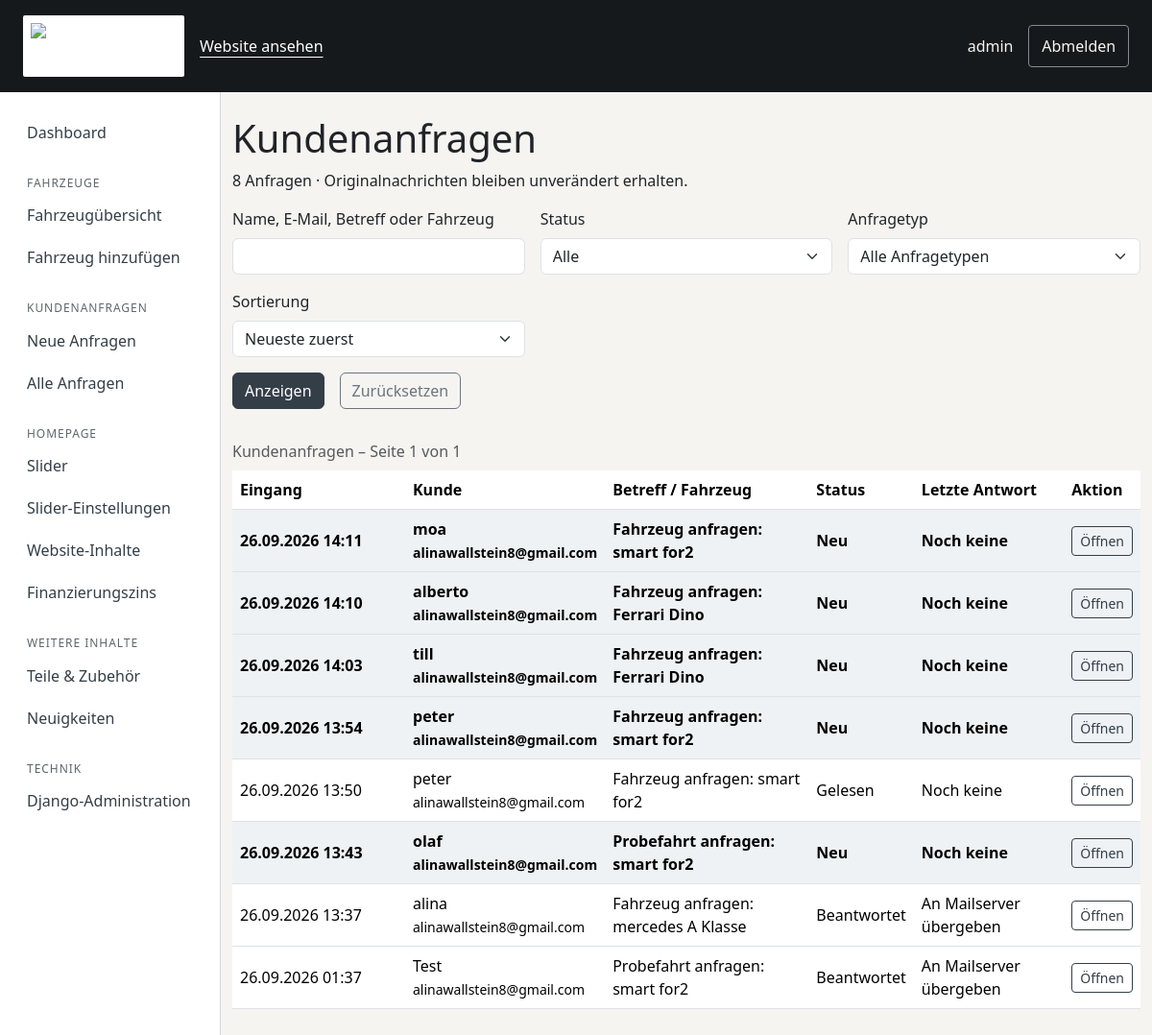
Page /verwaltung/anfragen/ (signed in) on the earlier database version.
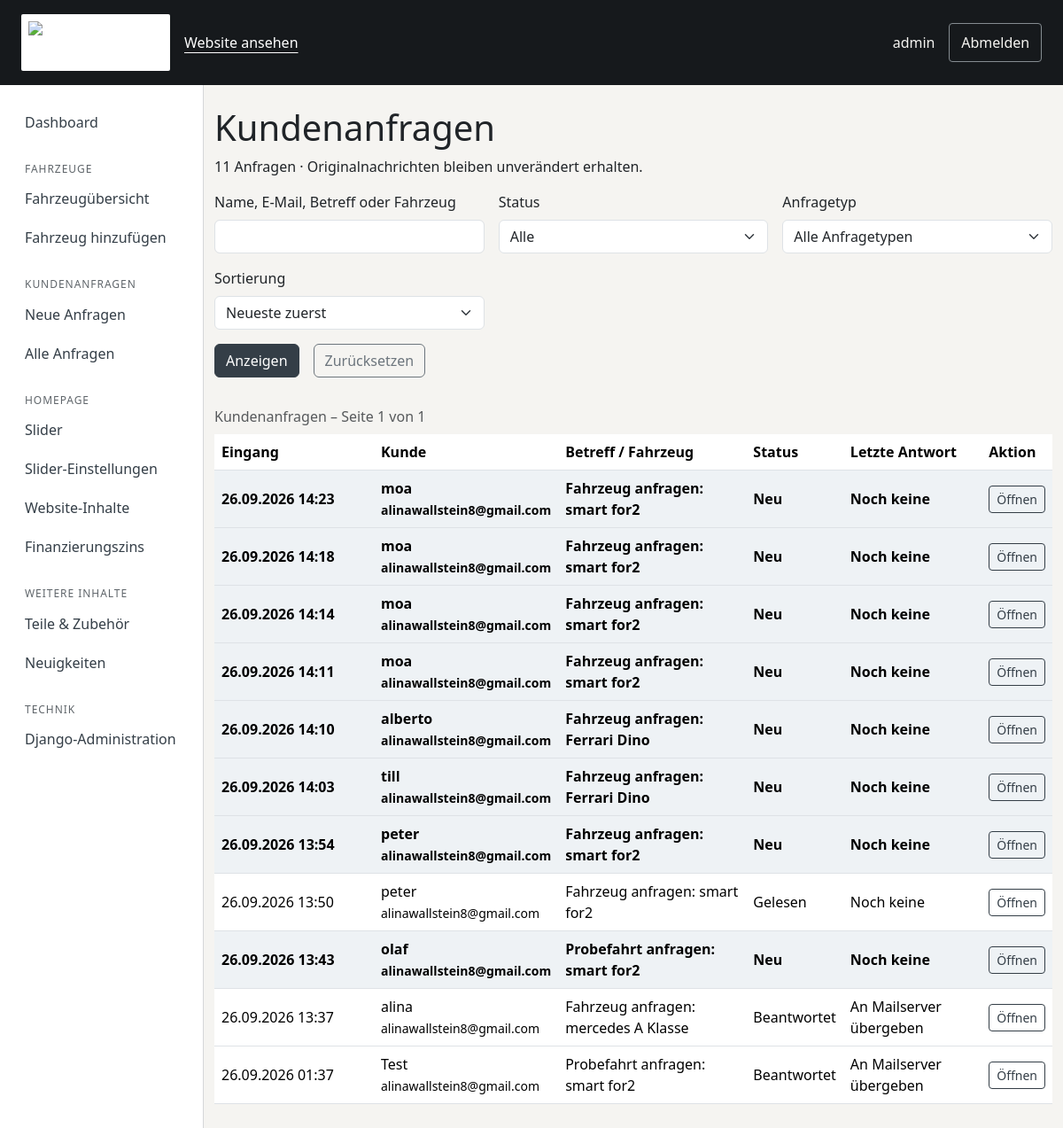
Same page on the later database version.
### vehicles/models.py (models this page shows, shortened)
class CustomerInquiry(models.Model):
    status = models.CharField('Status', max_length=20, choices=InquiryStatus.choices, default=InquiryStatus.NEW, db_index=True)
    subject = models.CharField('Betreff', max_length=300, blank=True, editable=False)
    inquiry_type = models.CharField(
        max_length=30,
        choices=[("vehicle_request", "Fahrzeug anfragen"), ("test_drive", "Probefahrt anfragen"), ("financing_request", "Finanzierung anfragen")],
        default="vehicle_request",
    )
    vehicle = models.ForeignKey(Vehicle, on_delete=models.SET_NULL, blank=True, null=True, related_name="inquiries")
    name = models.CharField(max_length=150)
    email = models.EmailField()
    phone = models.CharField(max_length=50, blank=True)
    message = models.TextField()
    financing_vehicle_price = models.DecimalField(max_digits=12, decimal_places=2, null=True, blank=True, editable=False)
    financing_downpayment = models.DecimalField(max_digits=12, decimal_places=2, null=True, blank=True, editable=False)
    financing_term_months = models.PositiveSmallIntegerField(null=True, blank=True, editable=False)
    financing_annual_rate = models.DecimalField(max_digits=5, decimal_places=2, null=True, blank=True, editable=False)
    financing_monthly_rate = models.DecimalField(max_digits=12, decimal_places=2, null=True, blank=True, editable=False)
    financing_final_payment = models.DecimalField(max_digits=12, decimal_places=2, null=True, blank=True, editable=False)
    created_at = models.DateTimeField(auto_now_add=True)
    updated_at = models.DateTimeField(auto_now=True)
    class Meta:
        ordering = ["-created_at"]
        verbose_name = "Kundenanfrage"
        verbose_name_plural = "Kundenanfragen"
    @property
    def display_subject(self):
        if self.subject:
            return self.subject
        vehicle = f'{self.vehicle.brand} {self.vehicle.model}' if self.vehicle else ''
        return f'{self.get_inquiry_type_display()}{": " + vehicle if vehicle else ""}'[:300]

### vehicles/inquiry_views.py (the view)
@never_cache
@login_required
@permission_required('vehicles.view_customerinquiry', raise_exception=True)
def inquiries(request):
    form = InquiryFilterForm(request.GET)
    items = inquiry_queryset()
    if form.is_valid():
        query = form.cleaned_data['q']
        if query:
            items = items.filter(Q(name__icontains=query) | Q(email__icontains=query) |
                Q(subject__icontains=query) | Q(vehicle__brand__icontains=query) | Q(vehicle__model__icontains=query))
        if form.cleaned_data['status']:
            items = items.filter(status=form.cleaned_data['status'])
        if form.cleaned_data['inquiry_type']:
            items = items.filter(inquiry_type=form.cleaned_data['inquiry_type'])
        items = items.order_by('created_at', 'pk') if form.cleaned_data['order'] == 'oldest' else items.order_by('-created_at', '-pk')
    else:
        items = items.none()
    latest_reply = InquiryReply.objects.filter(inquiry_id=OuterRef('pk')).order_by('-created_at', '-pk')
    items = items.annotate(latest_reply_status=Subquery(latest_reply.values('status')[:1]))
    query = request.GET.copy()
    query.pop('page', None)
    return render(request, 'management/inquiry_list.html', {
        'form': form, 'page_obj': Paginator(items, 20).get_page(request.GET.get('page')), 'page_query': query.urlencode(),
    })

### vehicles/inquiry_forms.py
class InquiryFilterForm(forms.Form):
    q = forms.CharField(label='Name, E-Mail, Betreff oder Fahrzeug', required=False, max_length=200,
                        widget=forms.TextInput(attrs={'class': 'form-control', 'type': 'search'}))
    status = forms.ChoiceField(label='Status', required=False,
        choices=[('', 'Alle')] + list(InquiryStatus.choices), widget=forms.Select(attrs={'class': 'form-select'}))
    inquiry_type = forms.ChoiceField(label='Anfragetyp', required=False,
        choices=[('', 'Alle Anfragetypen')] + list(CustomerInquiry._meta.get_field('inquiry_type').choices),
        widget=forms.Select(attrs={'class': 'form-select'}))
    order = forms.ChoiceField(label='Sortierung', required=False,
        choices=[('newest', 'Neueste zuerst'), ('oldest', 'Älteste zuerst')],
        widget=forms.Select(attrs={'class': 'form-select'}))

### vehicles/content.py (called while the page is built)
def homepage_content(values=None):
    interval = Homepage._meta.get_field("slider_interval").default
    if values is None:
        page = Homepage.objects.filter(pk=1).first()
        values = page.published if page else {}
        interval = page.slider_interval if page else interval
    result = {key: values.get(key, default) for key, label, default, group in TEXT_FIELDS}
    image_ids = [values[key] for key, *_ in IMAGE_FIELDS if isinstance(values.get(key), int)]
    images = HomepageImage.objects.in_bulk(image_ids)
    for key, label, fallback, group in IMAGE_FIELDS:
        asset = images.get(values.get(key))
        result[key] = asset.image.url if asset else (static(fallback) if fallback else '')
    result["slider_interval"] = interval
    return result

def website_content(request):
    if not hasattr(request, '_homepage_content'):
        request._homepage_content = homepage_content()
    return {'site_content': request._homepage_content}

### vehicles/inquiry_views.py (called while the page is built)
def inquiry_queryset():
    return CustomerInquiry.objects.select_related('vehicle')

### templates/management/inquiry_list.html (shortened to what this page needs)
{% extends 'management/base.html' %}
{% block content %}
<section class="container py-4">
    <h1>Kundenanfragen</h1>
    <p>{{ page_obj.paginator.count }} Anfragen · Originalnachrichten bleiben unverändert erhalten.</p>
    <form method="get" class="row g-3 mb-4">
        {% for field in form %}<div class="col-md-4"><label class="form-label" for="{{ field.id_for_label }}">{{ field.label }}</label>{{ field }}{{ field.errors }}</div>{% endfor %}
        <div class="d-flex gap-3"><button class="btn btn-primary" type="submit">Anzeigen</button><a class="btn btn-outline-secondary" href="{% url 'management_inquiries' %}">Zurücksetzen</a></div>
    </form>
    <div class="table-responsive"><table class="table management-table">
        <caption>Kundenanfragen – Seite {{ page_obj.number }} von {{ page_obj.paginator.num_pages }}</caption>
        <thead><tr><th scope="col">Eingang</th><th scope="col">Kunde</th><th scope="col">Betreff / Fahrzeug</th><th scope="col">Status</th><th scope="col">Letzte Antwort</th><th scope="col">Aktion</th></tr></thead>
        <tbody>{% for inquiry in page_obj %}<tr{% if inquiry.status == 'new' %} class="inquiry-new"{% endif %}>
            <td>{{ inquiry.created_at|date:'d.m.Y H:i' }}</td><td>{{ inquiry.name }}<br><small>{{ inquiry.email }}</small></td>
            <td>{{ inquiry.display_subject }}</td><td>{{ inquiry.get_status_display }}</td>
            <td>{% if inquiry.latest_reply_status == 'sent' %}An Mailserver übergeben{% elif inquiry.latest_reply_status == 'failed' %}Fehlgeschlagen{% elif inquiry.latest_reply_status == 'sending' %}Ergebnis offen{% elif inquiry.latest_reply_status == 'test' %}Nur Testbetrieb{% else %}Noch keine{% endif %}</td>
            <td><a class="btn btn-sm btn-outline-primary" href="{% url 'inquiry_detail' inquiry.pk %}">Öffnen</a></td>
        </tr>{% empty %}<tr><td colspan="6">Keine passenden Anfragen vorhanden.</td></tr>{% endfor %}</tbody>
    </table></div>
</section>
{% endblock %}

### templates/management/base.html (shortened to what this page needs)
{% load static %}
<!DOCTYPE html>
<html lang="de">
<head>
    <link href="https://cdn.jsdelivr.net/npm/bootstrap@5.3.3/dist/css/bootstrap.min.css" rel="stylesheet">
    <link href="{% static 'css/management.css' %}?v=slider-editor-5" rel="stylesheet">
    <link href="{% static 'vendor/cropperjs/cropper.min.css' %}" rel="stylesheet">
    <link href="{% static 'css/hero-slider.css' %}?v=slider-9" rel="stylesheet">
</head>
<body>
    <header class="management-header">
        <div class="container-fluid d-flex align-items-center flex-wrap gap-3 px-4 py-3">
            <a href="{% url 'dashboard' %}" class="management-brand"><img src="{% static 'images/logo.png' %}" width="168" height="48" alt="Auto Wallstein – Verwaltung"></a>
            <a href="{% url 'home' %}">Website ansehen</a>
            <span class="ms-auto">{{ user.get_full_name|default:user.username }}</span>
            <form method="post" action="{% url 'logout' %}">{% csrf_token %}<button class="management-logout" type="submit">Abmelden</button></form>
        </div>
    </header>
    <div class="management-layout">
        <nav id="site-menu" class="management-sidebar" aria-label="Verwaltung">
            <a href="{% url 'dashboard' %}"{% if request.resolver_match.url_name == 'dashboard' %} aria-current="page"{% endif %}>Dashboard</a>
            {% if perms.vehicles.view_vehicle %}<h2>Fahrzeuge</h2>
            <a href="{% url 'management_vehicles' %}">Fahrzeugübersicht</a>
            {% if perms.vehicles.add_vehicle %}<a href="{% url 'vehicle_create' %}">Fahrzeug hinzufügen</a>{% endif %}{% endif %}
            {% if perms.vehicles.view_customerinquiry %}<h2>Kundenanfragen</h2>
            <a href="{% url 'management_inquiries' %}?status=new">Neue Anfragen</a>
            <a href="{% url 'management_inquiries' %}">Alle Anfragen</a>{% endif %}
            {% if perms.vehicles.view_heroslide or perms.vehicles.change_homepage or perms.vehicles.change_slider_settings %}<h2>Homepage</h2>
            {% if perms.vehicles.view_heroslide %}<a href="{% url 'management_slides' %}">Slider</a>{% endif %}
            {% if perms.vehicles.change_slider_settings %}<a href="{% url 'slider_settings' %}">Slider-Einstellungen</a>{% endif %}
            {% if perms.vehicles.change_homepage %}<a href="{% url 'homepage_edit' %}">Website-Inhalte</a>{% endif %}{% endif %}
            {% if perms.vehicles.change_slider_settings %}<a href="{% url 'financing_settings' %}">Finanzierungszins</a>{% endif %}
            {% if perms.vehicles.view_accessory or perms.vehicles.view_newsarticle %}<h2>Weitere Inhalte</h2>
            {% if perms.vehicles.view_accessory %}<a href="{% url 'management_accessories' %}">Teile & Zubehör</a>{% endif %}
            {% if perms.vehicles.view_newsarticle %}<a href="{% url 'management_news' %}">Neuigkeiten</a>{% endif %}{% endif %}
            {% if user.is_superuser %}<h2>Technik</h2><a href="{% url 'admin:index' %}">Django-Administration</a>{% endif %}
        </nav>
        <main id="management-content" tabindex="-1">
            {% block content %}{% endblock %}
        </main>
    </div>
</body>
</html>

### static/css/management.css (style rules this page uses)
body { background: #f5f4f1; color: #202428; }
.management-header { background: #16191c; color: #f5f4f1; }
.management-header a { color: #ffffff; min-height: 44px; display: inline-flex; align-items: center; text-underline-offset: .3em; }
.management-brand img { width: 168px; height: auto; object-fit: contain; background: #fff; padding: 8px; border-radius: 2px; }
.management-table th, .management-table td { vertical-align: middle; }
.management-table caption { caption-side: top; }
.management-table td:first-child { min-width: 180px; }
input, select, textarea { scroll-margin-block: 5rem; }
.management-layout { display: grid; grid-template-columns: 230px minmax(0, 1fr); min-height: 85vh; }
.management-layout main { min-width: 0; }
.management-sidebar { background: #fff; border-right: 1px solid #d5d7d8; padding: 1.25rem; }
.management-sidebar h2 { font-size: .75rem; text-transform: uppercase; letter-spacing: .08em; color: #60666b; margin: 1.5rem .5rem .25rem; }
.management-sidebar a { display: flex; align-items: center; min-height: 44px; padding: .5rem; color: #202428; border-radius: 4px; text-decoration: none; }
.management-logout { color: inherit; background: transparent; border: 1px solid #858c91; border-radius: 4px; min-height: 44px; padding: .4rem .8rem; }
.management-layout .btn-primary { --bs-btn-bg: #343e47; --bs-btn-border-color: #343e47; --bs-btn-hover-bg: #1c252d; --bs-btn-hover-border-color: #1c252d; }
.inquiry-new td { background: #eef2f5; font-weight: 600; }
.management-layout a:not(.btn) { color: #343e47; }
.management-layout .btn-outline-primary { --bs-btn-color: #343e47; --bs-btn-border-color: #343e47; --bs-btn-hover-bg: #343e47; --bs-btn-hover-border-color: #343e47; }

Differences in the rows shown:
added CustomerInquiry: created_at "26.09.2026 14:23", name "moa", email "alinawallstein8@gmail.com", display_subject "Fahrzeug anfragen: smart for2", status "Neu", shows "Noch keine"
added CustomerInquiry: created_at "26.09.2026 14:18", name "moa", email "alinawallstein8@gmail.com", display_subject "Fahrzeug anfragen: smart for2", status "Neu", shows "Noch keine"
added CustomerInquiry: created_at "26.09.2026 14:14", name "moa", email "alinawallstein8@gmail.com", display_subject "Fahrzeug anfragen: smart for2", status "Neu", shows "Noch keine"
Other differences:
{{ page_obj.paginator.count }}: "8" → "11"
